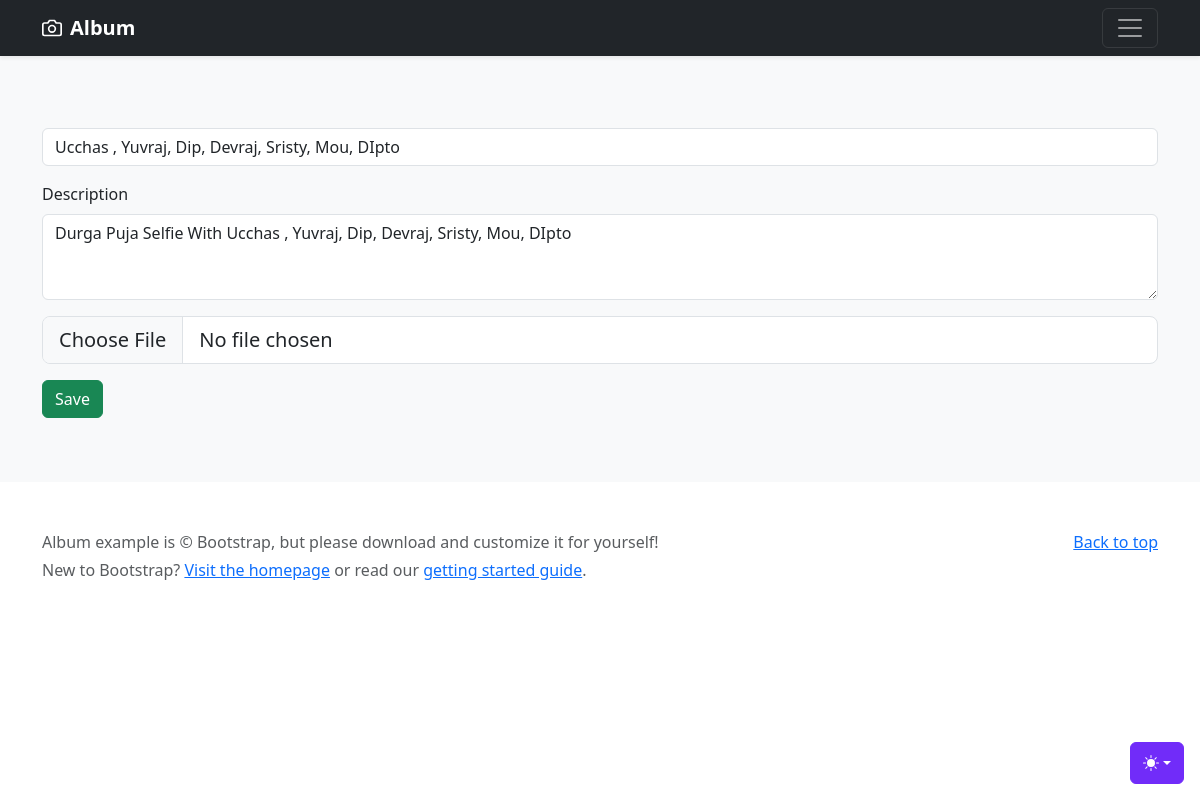
/12/update/ (signed in), run on an earlier commit of the app's database.
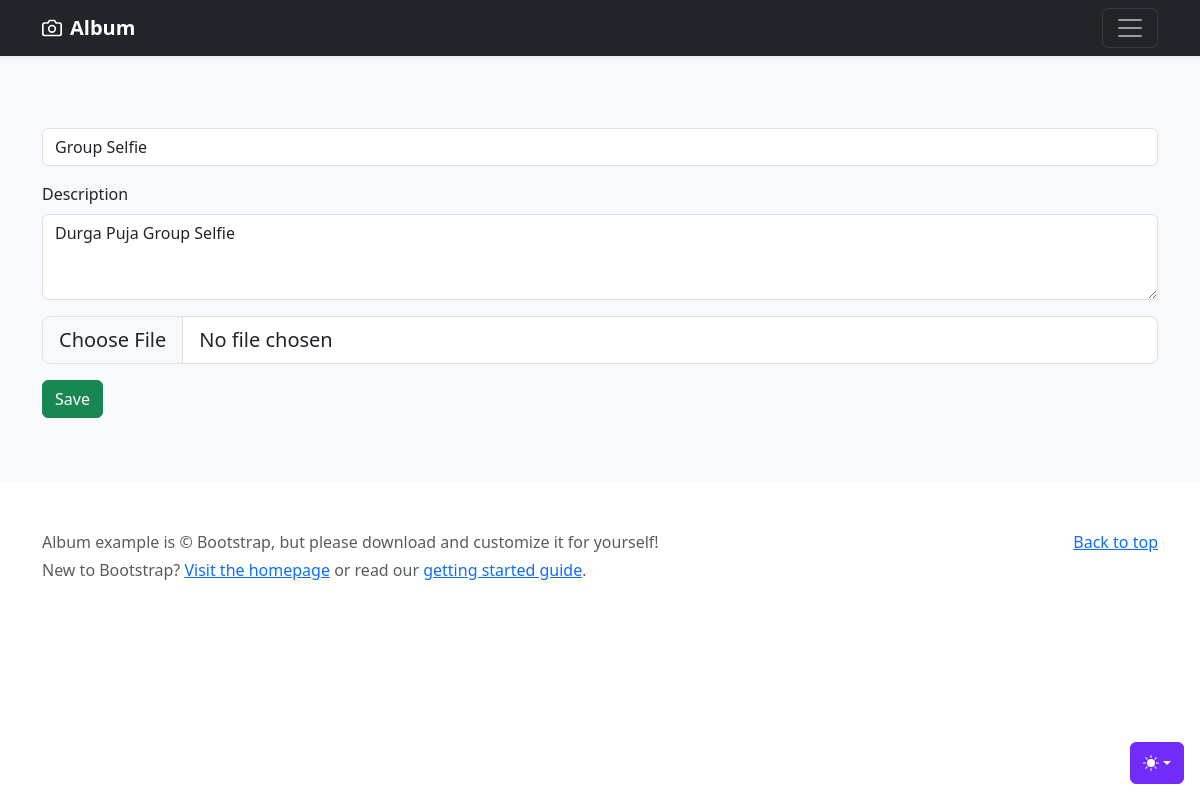
And on a later commit of the database.
### albumview/models.py (models this page shows, shortened)
class album(models.Model):
    title=models.CharField(max_length=50)
    description=models.TextField(max_length=256)
    image=CloudinaryField('image',use_filename=True,
                        unique_filename=True,
                        folder='myalbum/photo')
    created_at=models.DateTimeField(auto_now_add=True)

### albumview/views.py (the view, shortened to what this page needs)
# urls.py: path('<int:id>/update/',Update.as_view(),name='update'),
class Update(LoginRequiredMixin, UpdateView):
    template_name='album/edit.html'
    form_class=AlbumForm
    def get_object(self):
        id=self.kwargs.get('id')
        return get_object_or_404(album,id=id)

### albumview/forms.py
class AlbumForm(forms.ModelForm):
    class Meta:
        model=album
        fields=['title','description','image']

### template/album/edit.html (shortened to what this page needs)
{% load static %}
<!doctype html>
<html lang="en" data-bs-theme="auto">
<head>
    <link rel="stylesheet" href="https://cdn.jsdelivr.net/npm/@docsearch/css@3">
    <link href="{% static 'dist/css/bootstrap.min.css' %}" rel="stylesheet">
</head>
<body>
    <div class="dropdown position-fixed bottom-0 end-0 mb-3 me-3 bd-mode-toggle">
        <button class="btn btn-bd-primary py-2 dropdown-toggle d-flex align-items-center" id="bd-theme" type="button"
            aria-expanded="false" data-bs-toggle="dropdown" aria-label="Toggle theme (auto)">
            <svg class="bi my-1 theme-icon-active" width="1em" height="1em">
                <use href="#circle-half"></use>
            </svg>
        </button>
    </div>
    <header data-bs-theme="dark">
        <div class="navbar navbar-dark bg-dark shadow-sm">
            <div class="container">
                <a href="{% url 'index'%}" class="navbar-brand d-flex align-items-center">
                    <strong>Album</strong>
                </a>
                <button class="navbar-toggler" type="button" data-bs-toggle="collapse" data-bs-target="#navbarHeader"
                    aria-controls="navbarHeader" aria-expanded="false" aria-label="Toggle navigation">
                    <span class="navbar-toggler-icon"></span>
                </button>
            </div>
        </div>
    </header>
    <main>
        <div class="album py-5 bg-body-tertiary">
            <div class="container">
                <form action="" method="post" enctype="multipart/form-data">
                    <div class="mb-3">
                        <input type="text" name="title" class="form-control" value="{{object.title}}"
                            id="exampleFormControlInput1">
                    </div>
                    <div class="mb-3">
                        <label for="exampleFormControlTextarea1" class="form-label">Description</label>
                        <textarea class="form-control" name="description" id="exampleFormControlTextarea1"
                            rows="3">{{object.description}}</textarea>
                    </div>
                    <div>
                        <input class="form-control form-control-lg" name="image" id="formFileLg" type="file">
                    </div>
                    <button type="submit" class="btn btn-success my-3">Save</button>
                </form>
            </div>
        </div>
    </main>
    <footer class="text-body-secondary py-5">
        <div class="container">
            <p class="float-end mb-1">
                <a href="#">Back to top</a>
            </p>
            <p class="mb-1">Album example is &copy; Bootstrap, but please download and customize it for yourself!</p>
            <p class="mb-0">New to Bootstrap? <a href="/">Visit the homepage</a> or read our <a
                    href="../getting-started/introduction/">getting started guide</a>.</p>
        </div>
    </footer>
</body>
</html>

What changed in the data, as far as the page shows it:
changed album: title "Ucchas , Yuvraj, Dip, Devraj, Sristy, Mou, DIpto" → "Group Selfie"; description "Durga Puja Selfie With Ucchas , Yuvraj, Dip, Devraj, Sristy, Mou, DIpto" → "Durga Puja Group Selfie"
